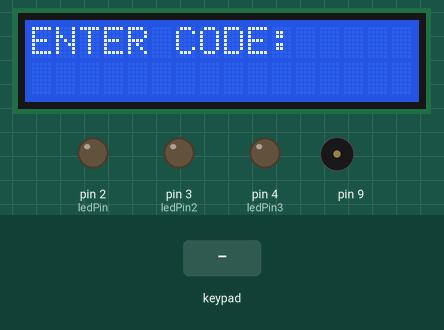
This sketch was run on a simulated Arduino Uno, built with avr-gcc and run on an emulated ATmega328P. On the bench: 16×2 character LCD, output pins drawn as LEDs (lit = HIGH), buzzer (waves = sounding). Dashed ring = blinking. Inputs (shaded band) come from the test bench. What the sketch prints to the serial monitor is not drawn.

Above: at 1.0 s.
1.1 s: keypad keys A B C D A pressed 0.4 s apart
At 4.0 s:
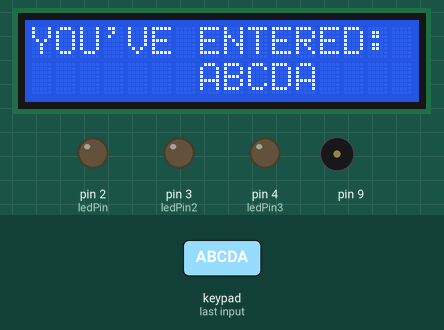
4.9 s: key '*' pressed
At 7.6 s:
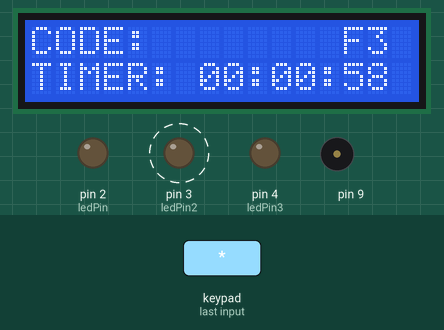
7.9 s: keypad keys A B C D # pressed 0.4 s apart
At 10.3 s:
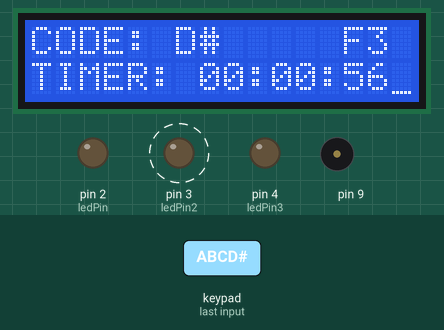
11.4 s: key 'A' pressed
At 12.5 s:
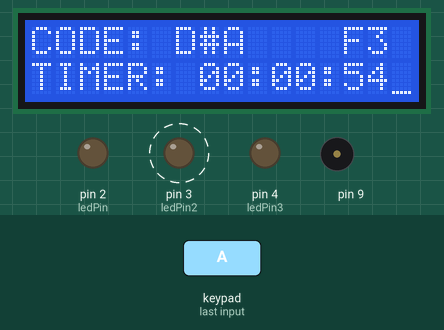
14.3 s: keypad keys A B C D * pressed 0.4 s apart
At 16.0 s:
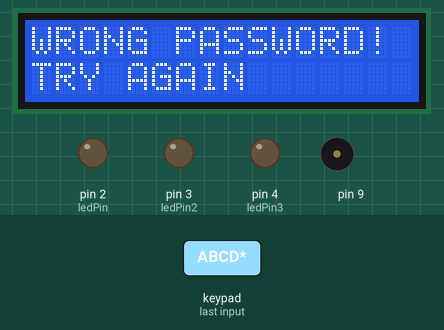
19.3 s: key 'B' pressed
At 20.7 s:
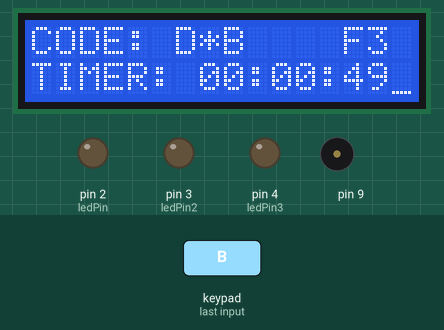
Timing chart, 0 to 69.7 s (numbered marks = the images above; inputs shaded):
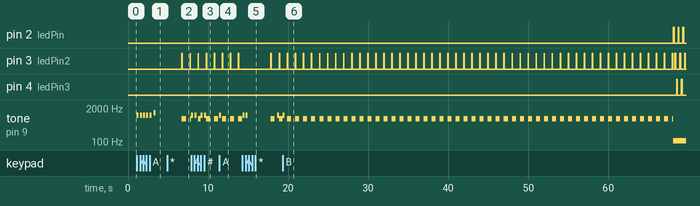

The sketch:

Briefcase2.ino
```cpp
/*  THIS IS A BRIEFCASE STYLE "BOMB" (PROP USE ONLY FOR ESCAPE ROOMS) BUT CAN BE USED FOR OTHER ADAPTATIONS SUCH AS OPERATING A LOCK, OPERATING A SERVO, ETC
     I FOLLOWED ALONG WITH A BOOK CALLED "ARDUINO PROJECT HANDBOOK, VOL 2"
     I MODIFIED THE CODE FROM THERE TO FIT MY NEEDS. I WANTED AN UNLIMITED NUMBER OF GUESSED PASSWORDS TO BE ABLE TO BE ENTERED
     IF THE TIMER RUNS OUT, THE "BOMB" EXPLODES


COMPONENTS:
ARDUINO UNO
2X16 LCD DISPLAY
PIEZO BUZZER
COLORED LED'S
POTENTIOMETER
*/


#include <Tone.h>
#include <Keypad.h>
#include <LiquidCrystal.h>
Tone tone1;

int Scount = 00;                     //Number of seconds to start with
int Mcount = 01;                    //Number of Minutes to start with
int Hcount = 00;                    // Number of hours to start with
int DefuseTimer = 0;                //Set timer to 0
long secMillis = 60;
long Millisec = 0;                // Store last time for second add
long interval = 1000;               //Interval for seconds

char password[5];                  //number of characters in password
int currentLength = 0;              //Defines number currently writing
int i = 0;
char entered[5];

int ledPin = 2;                     //Green LED  220 ohm resistor
int ledPin2 = 3;                     //Yellow LED  220 ohm resistor
int ledPin3 = 4;                     //Red LED   220 ohm resistor //Define pins used on LCD
LiquidCrystal lcd(7, 8, 10, 11, 12, 13);

const char F1    = 'A';
const char F2    = 'B';
const char F3    = 'C';
const char F4    = 'D';
const char START = '*';
const char STOP  = '#';

const byte ROWS = 4; //4 Rows on Matrix Keypad
const byte COLS = 4; //4 Columns on Matrix Keypad
char keys [ROWS][COLS] = {
  {'1', '2', '3', 'A'},
  {'4', '5', '6', 'B'},
  {'7', '8', '9', 'C'},        // F3 KEY WILL BE USED TO CLEAR ENTRY OF CODE IF MISTAKE MADE
  {'*', '0', '#', 'D'}      // START WILL BE USED TO ARM BOMB, STOP WILL BE USED TO DISARM BOMB AFTER  5 DIGIT CODE IS ENTERED  (NEED HELP PROGRAMMING THIS)
};

byte rowPins[ROWS] = {6, A3, A0, A1}; // Connect to the Row pinouts of the keypad

byte colPins[COLS] = {A2, A4, A5, 5};    //Connect to the Column Pinouts of the keypad

Keypad keypad = Keypad(makeKeymap(keys), rowPins, colPins, ROWS, COLS);

void timer(void);

void setup () {
  pinMode(ledPin, OUTPUT);
  pinMode(ledPin2, OUTPUT);
  pinMode(ledPin3, OUTPUT);
  tone1.begin (9);
  lcd.begin(16, 2);
  Serial.begin(9600);
  lcd.clear();
  lcd.setCursor(0, 0);
  lcd.print("ENTER CODE: ");  //THIS IS WHERE YOU ENTER YOUR SECRET CODE
  lcd.setCursor (0, 1);
  delay (200);
  lcd.setCursor (0, 0);
  while (currentLength < 5) {
    lcd.setCursor(currentLength + 11, 0);
    lcd.cursor();
    char key = keypad.getKey();
    key == NO_KEY;
    if (key != NO_KEY) {
      if ((key != START) & (key != STOP)) {
        lcd.print(key);
        password[currentLength] = key;
        currentLength++;
        tone1.play(NOTE_C6, 250);

      }
    }
  }
  if (currentLength == 5) {
    delay(500);
    lcd.noCursor();
    lcd.clear();
    lcd.setCursor(0, 0);
    lcd.print("YOU'VE ENTERED: ");  //YOUR SECRET CODE IS STORED AND SHOWN TO YOU BEFORE GOING AWAY
    lcd.setCursor (7, 1);
    lcd.print(password[0]);
    lcd.print(password[1]);
    lcd.print(password[2]);
    lcd.print(password[3]);
    lcd.print(password[4]);
    tone1.play(NOTE_E6, 250);
    delay(3000);                //ADJUSTABLE DELAY TO SHOW YOUR ENTERED CODE FOR A SPECIFIED TIME BEFORE CLEARING
    lcd.clear();
    currentLength = 0;
    lcd.setCursor (0, 0);
    lcd.print("PRESS START");  //YOUR SECRET CODE IS NOW INVISIBLE AND UNTIL START IS PRESSED, NOTHING WILL HAPPEN
    lcd.setCursor(0, 1);
    lcd.print("TO BEGIN");
    char key2 = keypad.getKey();
    while (key2 != START) {
      key2 = keypad.getKey();
    }
  }
}

void loop() {

  lcd.clear();
  currentLength = 0;
  delay(500);
  timer();
  lcd.clear();
  lcd.setCursor(0, 0);
  lcd.print ("CODE:        F3");
  while (currentLength < 5) {
    timer();
    char key2 = keypad.getKey();
    if (key2 == F3) {
      currentLength = 0;
      lcd.clear();
      lcd.setCursor (0, 0);
      lcd.print("CODE:        F3");
      timer();
    }
    else if (key2 != NO_KEY) {
      lcd.setCursor(currentLength + 5, 0);
      lcd.cursor();
      entered[currentLength] = key2;
      currentLength++;
      tone1.play(NOTE_C6, 250);
      delay(100);
      lcd.noCursor();
      lcd.setCursor(currentLength + 5, 0);
      lcd.print(key2);
      lcd.setCursor(currentLength + 6, 0);
      lcd.cursor();
    }
  }
  if (currentLength == 5) {
    if (entered[0] == password[0] && entered [1] == password[1] && entered[2] == password[2] && entered[3] == password[3] && entered[4] == password[4]) {
      lcd.noCursor();
      lcd.clear();
      lcd.setCursor(2, 0);
      lcd.print("CORRECT CODE");
      lcd.setCursor(2, 1);
      lcd.print("BOMB DEFUSED");
      currentLength = 0;
      digitalWrite(ledPin3, HIGH);
      delay (3000);
      lcd.clear();
      lcd.noCursor();
      lcd.setCursor (2, 0);
      lcd.print("CASE IS SAFE");
      lcd.setCursor (4, 1);
      lcd.print("TO OPEN");
      delay (3000);
      lcd.clear();
      lcd.noCursor();
      lcd.setCursor(0, 0);
      lcd.print("CASE CODE IS:");
      lcd.noCursor();
      lcd.setCursor(7, 1);
      lcd.print("223");
      while (1);//infinite loop to first line
    }

    else {
      lcd.noCursor();
      lcd.clear();
      lcd.home();
      lcd.print("WRONG PASSWORD!");   //TIME WILL CONTINUE TO COUNT DOWN FROM PREVIOUS SECOND AFTER THE DELAY
      lcd.setCursor(0, 1);
      lcd.print("TRY AGAIN");
      delay (3000);
      timer();
    }
  }
}


  void timer() {
    Serial.print(Scount);
    Serial.println();
    if (Hcount <= 0) { // Timer reaches 0, LCD Displays Explosion, and buzzer sounds, Red Light turns on
      if ( Mcount < 0 ) {
        lcd.noCursor();
        lcd.clear();
        lcd.home();
        lcd.print("BOMB HAS BEEN");
        lcd.setCursor(0, 1);
        lcd.print("DETONATED");
        while (Mcount < 0) {
          digitalWrite(ledPin, HIGH);       //Red Light on
          tone1.play(NOTE_A2, 90);
          delay(100);
          digitalWrite(ledPin, LOW);        //Red Light off
          tone1.play(NOTE_A2, 90);
          delay(100);
          digitalWrite(ledPin2, HIGH);       //Yellow Light on
          tone1.play(NOTE_A2, 90);
          delay(100);
          digitalWrite(ledPin2, LOW);        //Yellow Light off
          tone1.play(NOTE_A2, 90);
          delay(100);
          digitalWrite(ledPin3, HIGH);       //Green Light on
          tone1.play(NOTE_A2, 90);
          delay(100);
          digitalWrite(ledPin3, LOW);        //Green Light off
          tone1.play(NOTE_A2, 90);
          delay(100);
        }
      }
    }
    lcd.setCursor(0, 1); //sets cursor to second line
    lcd.print("TIMER: ");
    if (Hcount >= 10) {
      lcd.setCursor (7, 1);
      lcd.print (Hcount);
    }
    if (Hcount < 10) {
      lcd.setCursor (7, 1);
      lcd.print(Hcount);
      lcd.write("0");
      lcd.setCursor (8, 1);
      lcd.print(Hcount);
    }
    lcd.print(":");
    if (Mcount >= 10) {
      lcd.setCursor(10, 1);
      lcd.print(Mcount);
    }
    if (Mcount < 10) {
      lcd.setCursor(10, 1);
      lcd.write("0");
      lcd.setCursor(11, 1);
      lcd.print(Mcount);
    }
    lcd.print (":");
    if (Scount >= 10) {
      lcd.setCursor(13, 1);
      lcd.print(Scount);
    }
    if (Scount < 10) {
      lcd.setCursor(13, 1);
      lcd.write("0");
      lcd.setCursor(14, 1);
      lcd.print(Scount);
    }
    if (Hcount < 0) {
      Hcount = 0;
    }
    if (Mcount < 0) {
      Hcount --;
      Mcount = 59;
    }
    if (Scount < 1) { // if 60 do this operation
      Mcount --; // Add 1 to Mcount
      Scount = 59; //Reset Scount
    }
    if (Scount > 0) { // Do this operation 59 times
      unsigned long currentMillis = millis();
      if (currentMillis - secMillis > interval) {
        tone1.play(NOTE_G5, 500);
        secMillis = currentMillis;
        Scount --; //Add 1 to Scount
        digitalWrite(ledPin2, HIGH); // Sets yellow light on
        delay(50); //waits for .5 seconds
        digitalWrite(ledPin2, LOW); // Sets yellow LED off
        delay(50); // Waits .5 seconds
      }
    }
  }
```

Measured:
- after the input at 1.1 s, tone on pin 9: plays 1047 Hz for 0.25 s, 1047 Hz for 0.25 s, 1047 Hz for 0.25 s, 1047 Hz for 0.25 s, 1047 Hz for 0.25 s, 1319 Hz for 0.25 s, starting at once; the display: first changes after 1.6 s (image 1 shows a later state)
- after the input at 4.9 s, pin 3 (ledPin2): alternates HIGH for 0.05 s and LOW for 0.96 s, starting after 1.8 s; tone on pin 9: silent → 784 Hz after 1.8 s, → silent 0.50 s later, → 784 Hz 0.51 s later; the display: first changes after 1.3 s (image 2 shows a later state)
- what the display in image 2 shows lasts 1.0 s, from 6.9 s to 7.9 s
